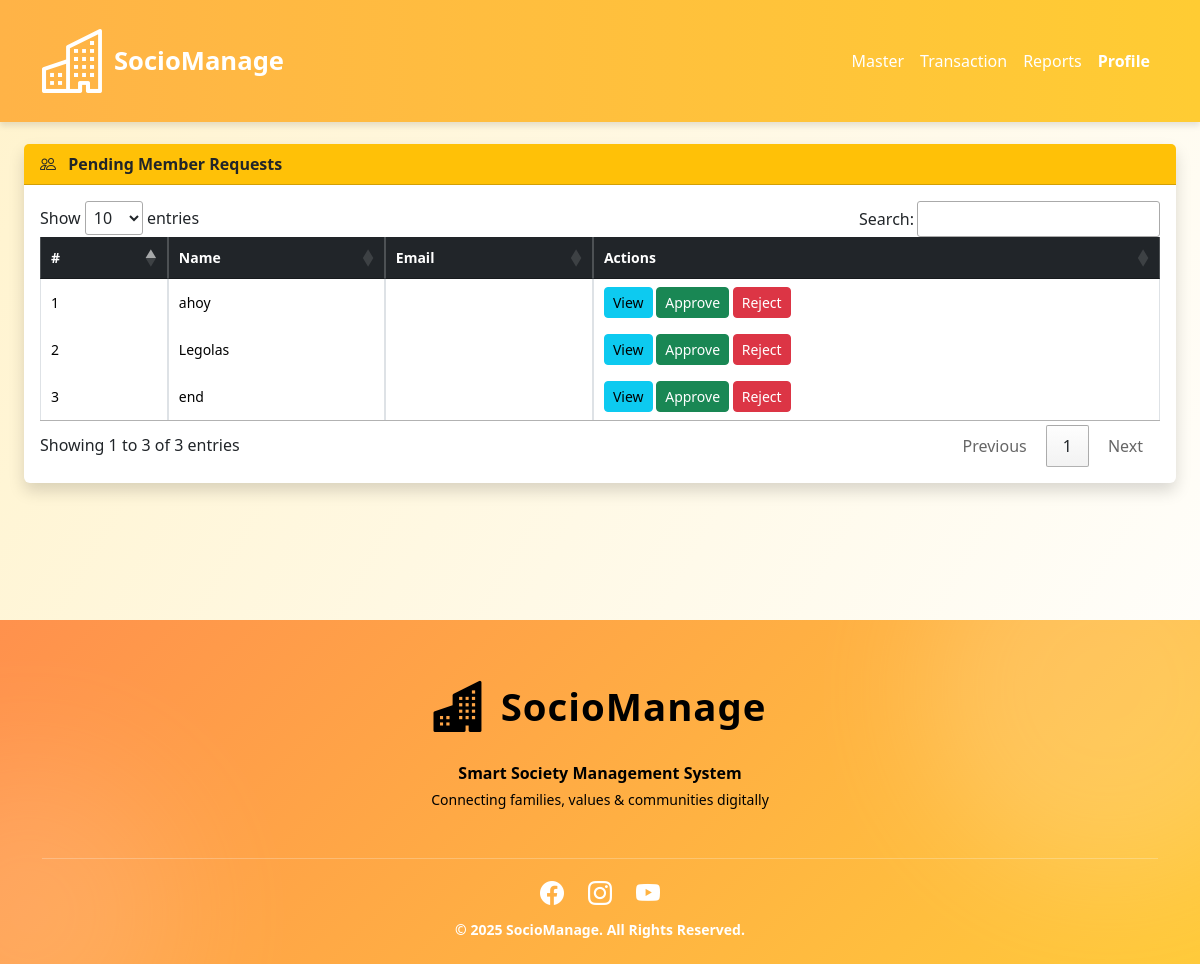
Before: /manage_request.php (signed in) with the older database file.
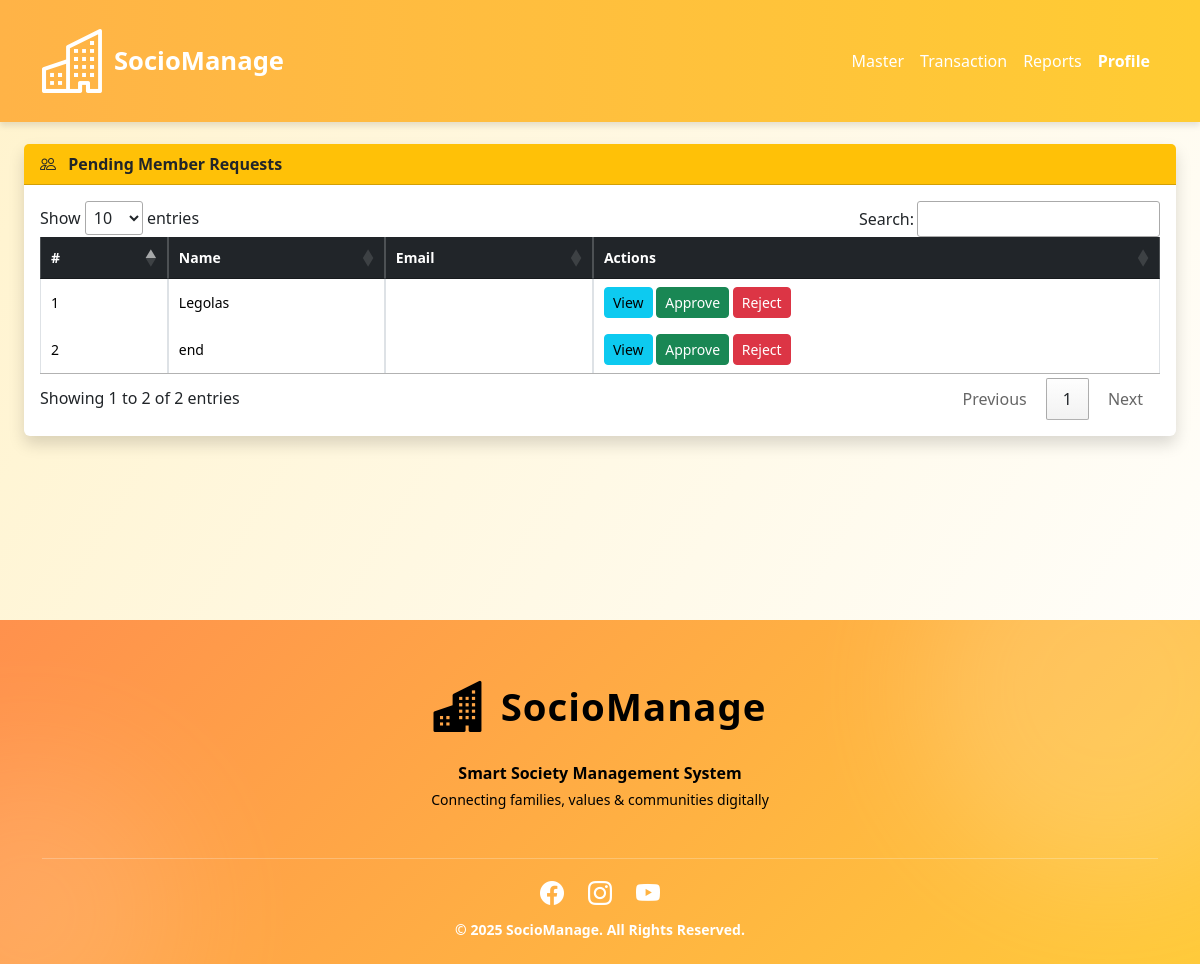
After: the same page with the newer database file.
### tables this page shows
CREATE TABLE IF NOT EXISTS `sens_requests` (
  `request_id` int NOT NULL AUTO_INCREMENT,
  `member_id` int NOT NULL,
  `status` enum('pending','approved','rejected') DEFAULT 'pending',
  `request_date` datetime DEFAULT CURRENT_TIMESTAMP,
  `approved_date` datetime DEFAULT NULL,
  `created_by` varchar(100) DEFAULT NULL,
  PRIMARY KEY (`request_id`)
);

CREATE TABLE IF NOT EXISTS `sens_members` (
  `member_id` int NOT NULL AUTO_INCREMENT,
  `user_id` int NOT NULL,
  `zone_id` int NOT NULL,
  `city_id` int NOT NULL,
  `plan_id` int NOT NULL,
  `gender` varchar(20) NOT NULL,
  `dob` date NOT NULL,
  `membership_start` date DEFAULT NULL,
  `membership_end` date DEFAULT NULL,
  `phone` text NOT NULL,
  `address` text,
  `photo` varchar(255) DEFAULT 'default.png',
  `created_at` timestamp NULL DEFAULT CURRENT_TIMESTAMP,
  `fullname` text NOT NULL,
  `balance_amount` float NOT NULL,
  `created_by` varchar(100) DEFAULT NULL,
  `business` text NOT NULL,
  `education` text NOT NULL,
  `mstatus` int NOT NULL DEFAULT '1',
  PRIMARY KEY (`member_id`),
  KEY `user_id` (`user_id`),
  KEY `zone_id` (`zone_id`),
  KEY `city_id` (`city_id`),
  KEY `plan_id` (`plan_id`)
);

### manage_request.php (the view, shortened to what this page needs)
<?php
if(isset($_SESSION["uname"]) && $_SESSION["utype"]=='admin') {
include("header.php");
include("connectdb.php");
?>
<main>
<div class="d-flex flex-column flex-lg-row">
    <div class="flex-grow-1 p-4">
        <div class="card shadow border-0">
            <div class="card-header bg-warning fw-bold text-dark d-flex justify-content-between align-items-center">
                <span><i class="bi bi-people me-2"></i> Pending Member Requests</span>
            </div>
            <div class="card-body">
                <div class="table-responsive">
                    <table id="myTable" class="table table-bordered table-hover align-middle">
                        <thead class="table-dark">
                            <tr>
                                <th>#</th>
                                <th>Name</th>
                                <th>Email</th>
                                <th>Actions</th>
                            </tr>
                        </thead>
                        <tbody>
                        <?php
                        $i = 1;
                        $res = mysqli_query($con,"
                            SELECT r.request_id, u.*, m.*,z.*,c.*,p.*
                            FROM sens_requests r
                            JOIN sens_members m ON r.member_id = m.member_id
                            JOIN sens_users u ON u.id = m.user_id
                            JOIN sens_zones z ON z.zone_id = m.zone_id
                            JOIN sens_cities c ON c.city_id = m.city_id
                            JOIN sens_plans p ON p.plan_id = m.plan_id
                            WHERE r.status='pending'
                            ORDER BY r.request_date DESC
                        ");
                        while($row = mysqli_fetch_assoc($res)){
                        ?>
                        <tr>
                            <td><?= $i++ ?></td>
                            <td><?= $row['fullname'] ?></td>
                            <td><?= $row['email'] ?></td>
                            <td>
                                <button class="btn btn-sm btn-info"
                                        data-bs-toggle="modal"
                                        data-bs-target="#viewModal<?= $row['request_id'] ?>">
                                    View
                                </button>
                                <button class="btn btn-sm btn-success approveBtn"
                                        data-request="<?= $row['request_id'] ?>">
                                    Approve
                                </button>
                                <button class="btn btn-sm btn-danger rejectBtn"
                                        data-request="<?= $row['request_id'] ?>">
                                    Reject
                                </button>
                            </td>
                        </tr>
                        <?php } ?>
                        </tbody>
                    </table>
                </div>
            </div>
        </div>
    </div>
</div>
</main>
<?php include("footer.php"); } else { include("index.php"); } ?>

Changed rows visible on the page:
no longer on this page (row edited): sens_requests: member.fullname "ahoy"
Other visible differences:
text written by a page script: "Show entries Search: Showing 1 to 3 of 3 entries Previous 1 Next" → "Show entries Search: Showing 1 to 2 of 2 entries Previous 1 Next"
